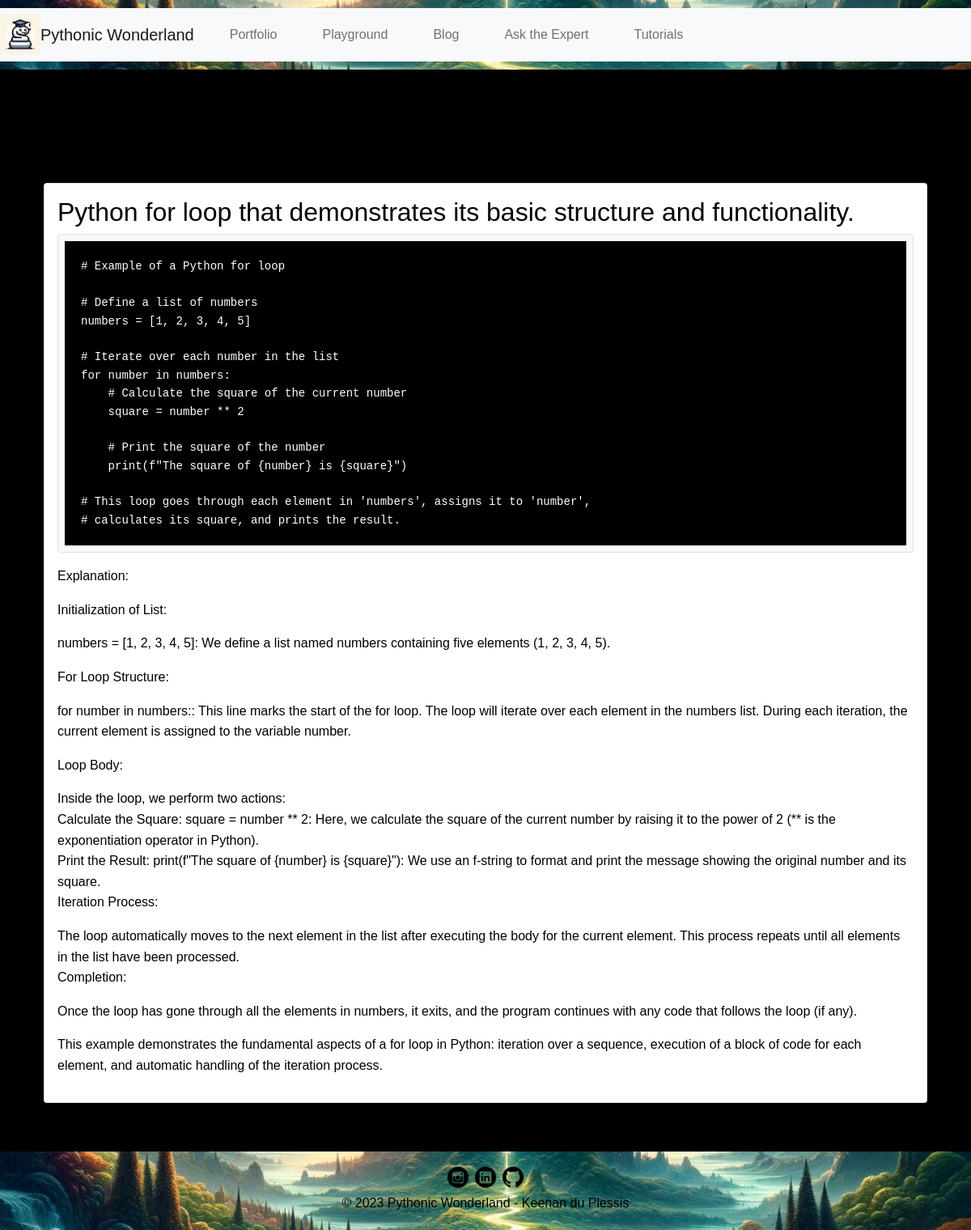
The page /playground/ on the database its author committed.
### playground/models.py (models this page shows, shortened)
class Snippet(models.Model):
    title = models.CharField(max_length=100)
    code = models.TextField()
    description = models.TextField(blank=True)

### playground/views.py (the view)
# urls.py: path('', views.playground, name='playground'),
def playground(request):
    snippets = Snippet.objects.all()
    return render(request, 'playground/playground.html', {'snippets': snippets})

### playground/templates/playground/playground.html (shortened to what this page needs)
{% extends 'base.html' %}
{% block content %}
  <div class="container mt-4">
    <h1 class="mb-4">Code Playground</h1>
    {% for snippet in snippets %}
      <div class="card mb-3">
        <div class="card-body">
          <h2 class="card-title">{{ snippet.title }}</h2>
          <pre class="bg-light p-2 border rounded"><code>{{ snippet.code }}</code></pre>
          <p class="card-text">{{ snippet.description|linebreaks }}</p>
        </div>
      </div>
    {% endfor %}
  </div>
{% endblock %}

### static/css/style.css (style rules this page uses)
body { font-family: Arial, sans-serif; line-height: 1.6; margin: 0; padding: 0; background: #000000; color: #000000; }
pre code { display: block; background: #000000; color: #ffffff; padding: 20px; overflow-x: auto; }

### rows shown on the page
Snippet: title "Python for loop that demonstrates its basic structure and functionality.", code "# Example of a Python for loop # Define a list of numbers numbers = [1, 2, 3, 4, 5] # Iterate over each number in the list for number in numbers: # Calculate the square of the current number square = number ** 2 # Print the square of the number print(f\"The square of {number} is {square}\") # This loop goes through each element in 'numbers', assigns it to 'number', # calculates its square, and prints the result.", description "Explanation: Initialization of List: numbers = [1, 2, 3, 4, 5]: We define a list named numbers containing five elements (1, 2, 3, 4, 5). For Loop Structure: for number in numbers:: This line marks the start of the for loop. The loop will iterate over each element in the numbers list. During each iteration, the current element is assigned to the variable number. Loop Body: Inside the loop, we perform two actions: Calculate the Square: square = number ** 2: Here, we calculate the square of the current number by raising it to the power of 2 (** is the exponentiation operator in Python). Print the Result: print(f\"The square of {number} is {square}\"): We use an f-string to format and print the…"
